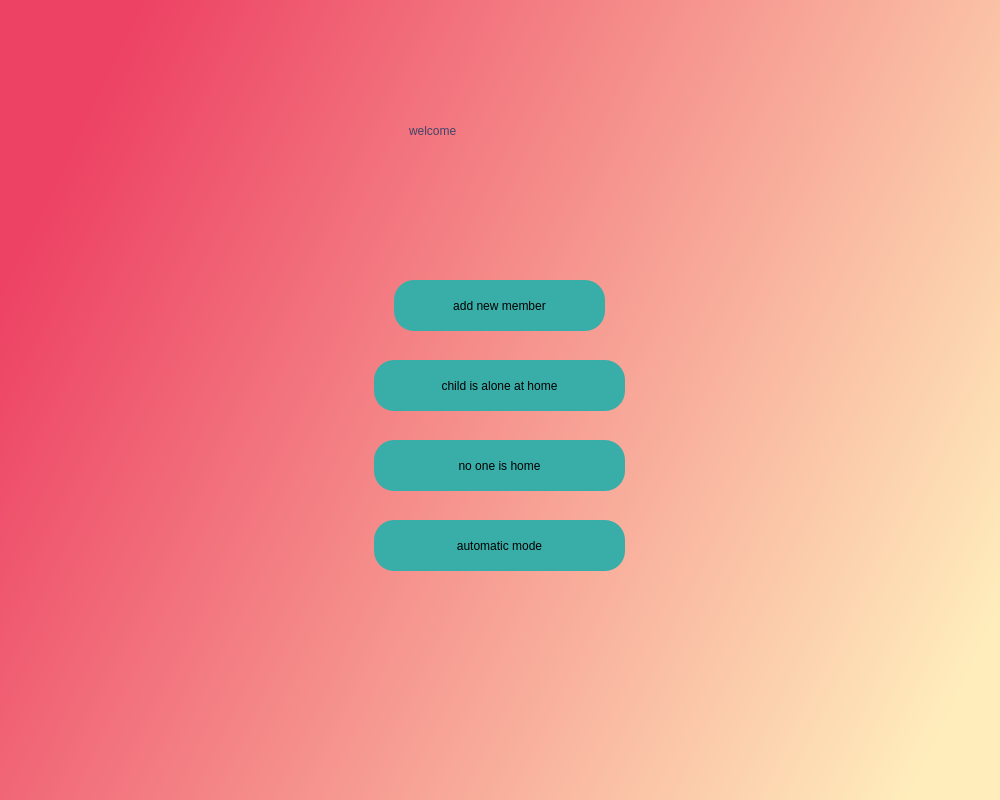
<?xml version="1.0" encoding="UTF-8"?>
<ui version="4.0">
 <class>bgWidget</class>
 <widget class="QDialog" name="bgWidget">
  <property name="geometry">
   <rect>
    <x>0</x>
    <y>0</y>
    <width>1000</width>
    <height>800</height>
   </rect>
  </property>
  <property name="windowTitle">
   <string>Dialog</string>
  </property>
  <property name="styleSheet">
   <string notr="true">QWidget#bgWidget{
background-color: qlineargradient(spread:pad, x1:0, y1:0.369, x2:1, y2:0.756, stop:0 rgba(237, 66, 100, 255), stop:1 rgba(255, 237, 188, 255));
}</string>
  </property>
  <widget class="QLabel" name="label">
   <property name="geometry">
    <rect>
     <x>409</x>
     <y>80</y>
     <width>181</width>
     <height>101</height>
    </rect>
   </property>
   <property name="styleSheet">
    <string notr="true">font: 28pt &quot;MS Shell Dlg 2&quot;;
color:rgb(65, 67, 106);</string>
   </property>
   <property name="text">
    <string>welcome</string>
   </property>
  </widget>
  <widget class="QPushButton" name="mode_1">
   <property name="geometry">
    <rect>
     <x>374</x>
     <y>360</y>
     <width>251</width>
     <height>51</height>
    </rect>
   </property>
   <property name="styleSheet">
    <string notr="true">border-radius: 20px;
font: 14pt &quot;MS Shell Dlg 2&quot;;
background-color: rgb(57, 174, 169);</string>
   </property>
   <property name="text">
    <string>child is alone at home</string>
   </property>
  </widget>
  <widget class="QPushButton" name="member">
   <property name="geometry">
    <rect>
     <x>394</x>
     <y>280</y>
     <width>211</width>
     <height>51</height>
    </rect>
   </property>
   <property name="styleSheet">
    <string notr="true">border-radius: 20px;
font: 14pt &quot;MS Shell Dlg 2&quot;;
background-color: rgb(57, 174, 169);</string>
   </property>
   <property name="text">
    <string>add new member</string>
   </property>
  </widget>
  <widget class="QPushButton" name="mode_2">
   <property name="geometry">
    <rect>
     <x>374</x>
     <y>440</y>
     <width>251</width>
     <height>51</height>
    </rect>
   </property>
   <property name="styleSheet">
    <string notr="true">border-radius: 20px;
font: 14pt &quot;MS Shell Dlg 2&quot;;
background-color: rgb(57, 174, 169);</string>
   </property>
   <property name="text">
    <string>no one is home</string>
   </property>
  </widget>
  <widget class="QPushButton" name="mode_3">
   <property name="geometry">
    <rect>
     <x>374</x>
     <y>520</y>
     <width>251</width>
     <height>51</height>
    </rect>
   </property>
   <property name="styleSheet">
    <string notr="true">border-radius: 20px;
font: 14pt &quot;MS Shell Dlg 2&quot;;
background-color: rgb(57, 174, 169);</string>
   </property>
   <property name="text">
    <string>automatic mode</string>
   </property>
  </widget>
 </widget>
 <resources/>
 <connections/>
</ui>
